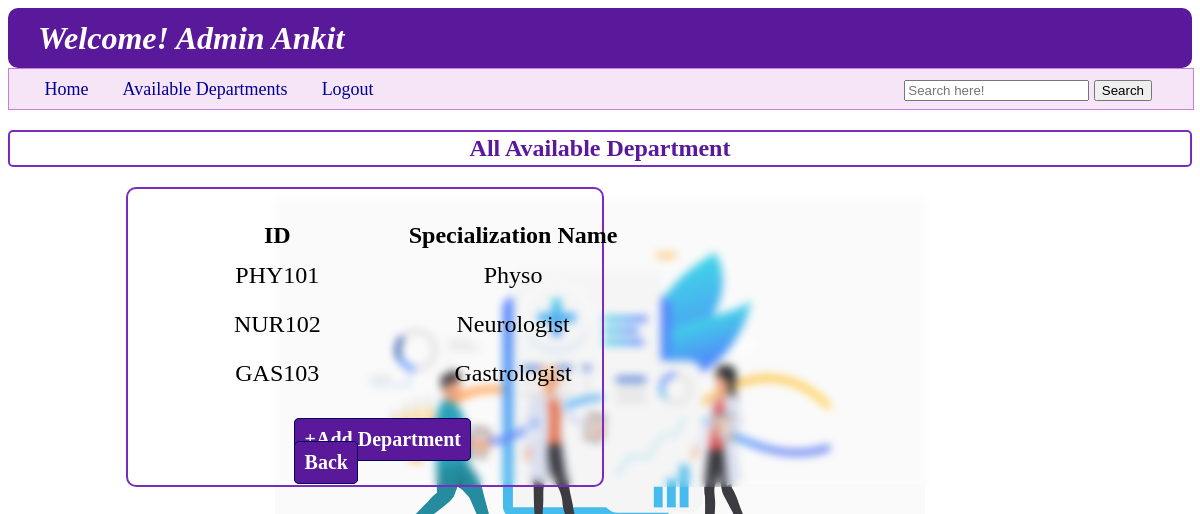
/admin_department, run on an earlier commit of the app's database.
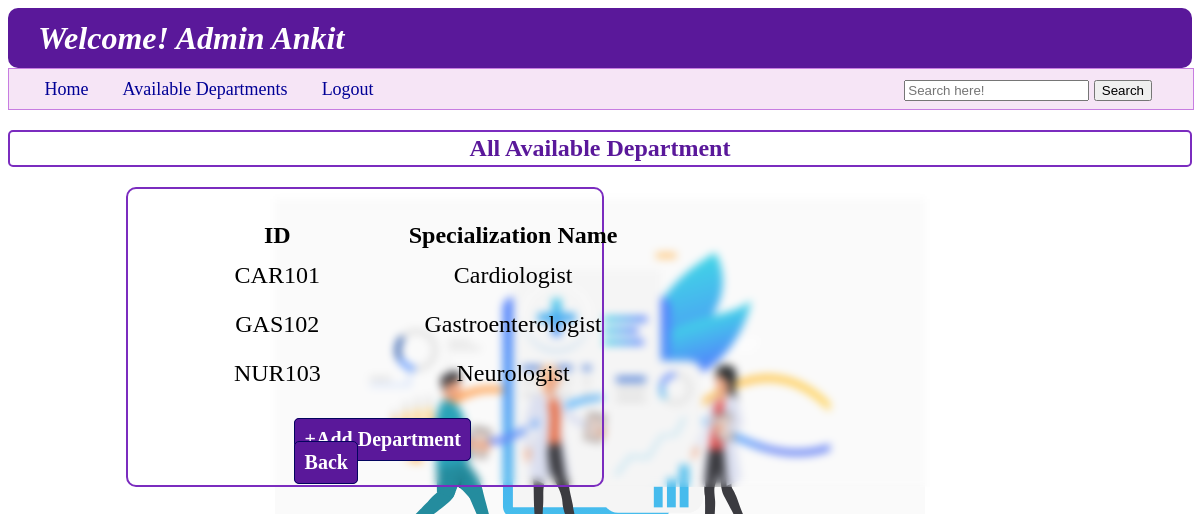
And on a later commit of the database.
### backend/models.py (models this page shows)
class User_Info(db.Model):
    __tablename__ = "user_info"
    id=db.Column(db.Integer,primary_key=True,autoincrement=True)
    full_name=db.Column(db.String,nullable=False)
    email=db.Column(db.String,unique=True,nullable=False)
    password=db.Column(db.String,nullable=False)
    role=db.Column(db.Integer,default=1)
    is_blacklist=db.Column(db.Integer,default=0)
    appointments=db.relationship("Appointments",cascade="all,delete",backref="user_info",lazy=True)

class Department(db.Model):
    __tablename__ = "department"
    id=db.Column(db.String,primary_key=True,nullable=False)
    specialization=db.Column(db.String,nullable=False)
    description=db.Column(db.String,nullable=False)
    doctor=db.relationship("Doctor_Info",cascade="all,delete",backref="department",lazy=True)

### backend/controllers.py (the view)
@app.route("/admin_department")
def admin_department():
    dep=all_departments()
    return render_template("admin_department.html",department_list=dep,usern=a_n(),pop_up="")

### backend/controllers.py (called while the page is built)
def a_n():
    u = User_Info.query.filter_by(role=0).first()
    if u:
        return u.full_name

def all_departments():
    dept=Department.query.all()
    return dept

### templates/admin_department.html (shortened to what this page needs)
{%extends "admin_layout.html"%}
{%block content%}
    <h2 style="text-align: center; font-weight: bold; border: 2px solid rgb(123,44,191);padding: 3px; color: rgb(90,24,154); border-radius: 5px; ">All Available Department</h2>
    <div class="login_panel" style="width: 40%; margin-left: 10%; border: 2px solid rgb(123,44,191)">
        {%if department_list%}
        <table class="table_user_dashboard">
            <thead style="margin: 10px;">
                <th>ID</th>
                <th>Specialization Name</th>
            </thead>
            <tbody>
                {%for dept in department_list%}
                <tr>
                    <td>{{dept.id}}</td>
                    <td>{{dept.specialization}}</td>
                </tr>
                {%endfor%}
            </tbody>
        </table>
        {%else%}
        <h3>---Not Available---</h3>
        {%endif%}
        <a href="{{ url_for('add_department') }}" class="Centre_button" type="button" style="background-color: rgb(90,24,154); color: white;">+Add Department</a>
        <a href="{{ url_for('admin_dashboard',name=usern) }}" class="Centre_button" type="button" style="background-color: rgb(90,24,154); color: white;">Back</a>
    </div>
{%endblock%}

### templates/admin_layout.html (shortened to what this page needs)
<!DOCTYPE html>
<html lang="en">
<head>
    <link rel="stylesheet" href="/static/style.css">
</head>
<body style="background-image: url('/static/image/4950247_19834.svg');">
    <header>
        <div>
            <h1 class="wel"  style="background-color: rgb(90,24,154);"><i><b>Welcome! {{usern}}</b></i></h1>
        </div>
        <nav class="nav" style="background-color: rgba(224, 170, 225, 0.3); border-color: rgba(199,125,225);">
            <a class="nav_a" href="{{url_for('admin_dashboard',name=usern)}}" style="margin-left: 3%;">Home</a>
            <a class="nav_a" href="{{url_for('admin_department')}}">Available Departments</a>
            <a class="nav_a" href="/login">Logout</a>
            <span class="nav_a" style="position: absolute; right: 10px;">
                <form action="#" method="POST">
                    <input type="text" id="search" name="search" placeholder="Search here!">
                    <button type="submit">Search</button>
                </form>
            </span>
        </nav>
    </header>
    {%block content%}
    {%endblock%}
</body>
</html>

### static/style.css (style rules this page uses)
body { background-image: url("https://static.vecteezy.com/system/resources/thumbnails/002/072/163/small_2x/doctor-injecting-coronavirus-vaccine-to-a-patient-concept-free-vector.jpg"); background-repeat: no-repeat; background-size: 650px 650px; background-position: center; background-attachment: fixed; filter: saturate(1.0); z-index: -4; backdrop-filter: blur(4px); }
.wel { height: 60px; align-content: center; color: white; background-color: rgb(0, 180, 216); border-radius: 10px; margin: 0px; padding-left: 30px; }
.login_panel { height: auto; width: 60%; margin: 10px 20% 40px 20%; border: 2px double rgb(0, 180, 216); border-radius: 10px; }
.Centre_button { margin: 0% 0% 5% 35% ; border: 1px solid rgb(3, 4, 94); border-radius: 5px; padding: 2%; width: auto; font-size: 20px; font-weight: bold; color: rgb(3, 4, 94); background-color: rgb(202,240,248); }
.nav { height: 40px; width: 100%; background-color: rgba(202,240,248,0.5); border: 1px solid rgb(202, 240, 248); align-content: center; }
.nav_a { color: rgb(0,0,150); font-size: large; margin-right: 30px; text-decoration: none; }
.table_user_dashboard { align-content: center; margin: 30px; font-size: x-large; }
table { width: 100%; table-layout: fixed; }
td { text-align: center; padding: 10px; }
a { text-decoration: none; }

What changed in the data, as far as the page shows it:
removed Department: id "PHY101", specialization "Physo"
removed Department: id "NUR102", specialization "Neurologist"
removed Department: id "GAS103", specialization "Gastrologist"
added Department: id "CAR101", specialization "Cardiologist"
added Department: id "GAS102", specialization "Gastroenterologist"
added Department: id "NUR103", specialization "Neurologist"
